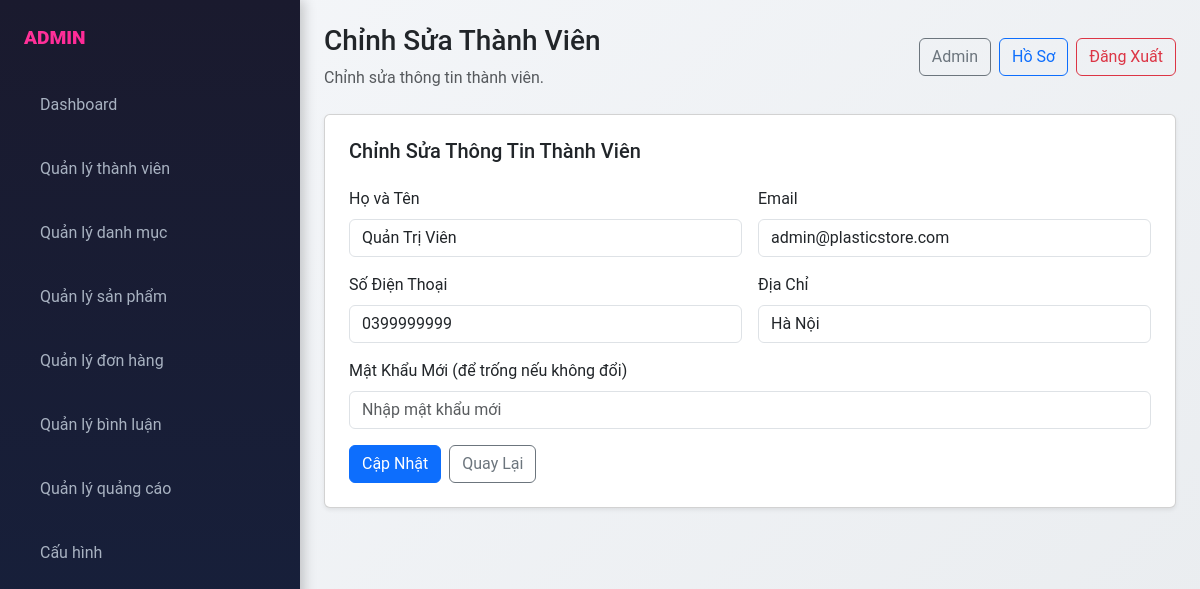
The app's page /admin/index.php?page_layout=edit_user&id=1 (signed in) with its own data.
### tables this page shows
CREATE TABLE users (
    id INT AUTO_INCREMENT PRIMARY KEY,
    username VARCHAR(100) UNIQUE NOT NULL,
    password VARCHAR(255) NOT NULL,
    email VARCHAR(100) UNIQUE NOT NULL,
    full_name VARCHAR(150),
    phone VARCHAR(20),
    address TEXT,
    created_at TIMESTAMP DEFAULT CURRENT_TIMESTAMP
);

### admin/modules/users/edit_user.php (the view, shortened to what this page needs)
<?php
$userId = isset($_GET['id']) ? (int)$_GET['id'] : 0;
$sql = "SELECT id, username, email, full_name, phone, address FROM users WHERE id = $userId";
$result = mysqli_query($conn, $sql);
$user = mysqli_fetch_assoc($result);
?>
                <div class="card shadow-sm p-4">
                    <h2 class="h5 mb-4">Chỉnh Sửa Thông Tin Thành Viên</h2>
                    <form method="POST">
                        <div class="row g-3 mb-3">
                            <div class="col-md-6">
                                <label for="fullname" class="form-label">Họ và Tên</label>
                                <input type="text" id="fullname" name="fullname" class="form-control" value="<?php echo htmlspecialchars($user['full_name'] ?? ''); ?>" required>
                            </div>
                            <div class="col-md-6">
                                <label for="email" class="form-label">Email</label>
                                <input type="email" id="email" name="email" class="form-control" value="<?php echo htmlspecialchars($user['email']); ?>" required>
                            </div>
                        </div>
                        <div class="row g-3 mb-3">
                            <div class="col-md-6">
                                <label for="phone" class="form-label">Số Điện Thoại</label>
                                <input type="tel" id="phone" name="phone" class="form-control" value="<?php echo htmlspecialchars($user['phone'] ?? ''); ?>">
                            </div>
                            <div class="col-md-6">
                                <label for="address" class="form-label">Địa Chỉ</label>
                                <input type="text" id="address" name="address" class="form-control" value="<?php echo htmlspecialchars($user['address'] ?? ''); ?>">
                            </div>
                        </div>
                        <div class="mb-3">
                            <label for="password" class="form-label">Mật Khẩu Mới (để trống nếu không đổi)</label>
                            <input type="password" id="password" name="password" class="form-control" placeholder="Nhập mật khẩu mới">
                        </div>
                        <div class="d-flex gap-2">
                            <button type="submit" class="btn btn-primary">Cập Nhật</button>
                            <a href="index.php?page_layout=user" class="btn btn-outline-secondary">Quay Lại</a>
                        </div>
                    </form>
                </div>

### admin/css/admin.css (style rules this page uses)
body { background: linear-gradient(135deg, #f5f7fa 0%, #e9ecef 100%); font-family: 'Roboto', sans-serif; }

### records on screen
users: fullname "Quản Trị Viên", email "admin@plasticstore.com", phone "0399999999", address "Hà Nội"

### other values on screen
$_SESSION['user_login']['user_full'] "Admin"
